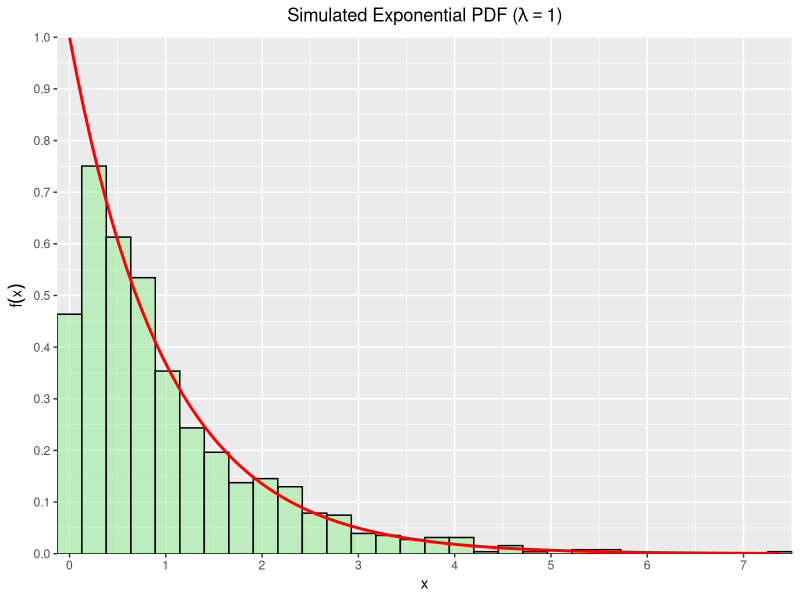
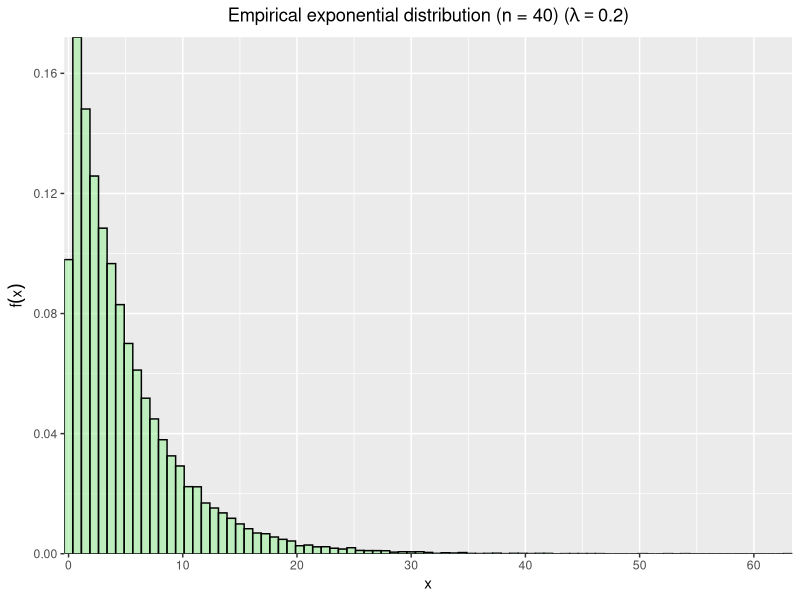
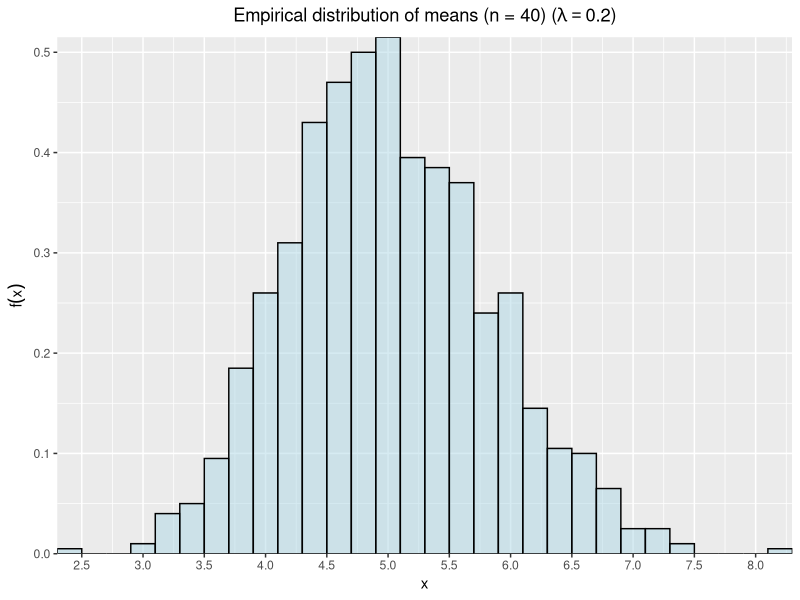

Generate these figures, in order, with R:
## ---- chunk 1
# Load required libraries
library(dplyr)
library(ggplot2)
# Set chunk options
knitr::opts_chunk$set(echo = FALSE, warning = FALSE, message = FALSE)
## ---- chunk 2
y_rexp <- data.frame(
  sim_values = rexp(n = 1000, rate = 1)
)

ggplot2::ggplot(
  y_rexp,
  aes(sim_values)
) +
  ggplot2::geom_histogram(
    aes(y = ..density..),
    bins = 30,
    col = "black",
    fill = "lightgreen",
    alpha = 0.5
  ) +
  ggplot2::stat_function(
    fun = dexp,
    args = list(rate = 1),
    linewidth = 1,
    col = "red"
  ) +
  ggplot2::scale_x_continuous(
    expand = c(0, 0),
    n.breaks = 10
  ) +
  ggplot2::scale_y_continuous(
    expand = c(0, 0),
    limits = c(0, 1),
    n.breaks = 10
  ) +
  ggplot2::labs(
    title = bquote("Simulated Exponential PDF (" * lambda == 1 * ")"),
    x = "x",
    y = expression(f(x))
  ) +
  ggplot2::theme(
    plot.title = element_text(hjust = 0.5)
  )
## ---- chunk 3
# Set seed for reproducibility
set.seed(100)
# Set parameters
lambda <- 0.2
n_sample <- 40
n_sims <- 1000
# Run 1000 simulations each generating 40 exponential random variables
df_sim <- data.frame(
  vals = c(replicate(n_sims, rexp(n = n_sample, rate = lambda)))
)
# Plot empirical distribution of simulated random numbers
ggplot2::ggplot(df_sim, aes(vals)) +
  ggplot2::geom_histogram(
    aes(y = ..density..),
    binwidth = 0.75,
    col = "black",
    fill = "lightgreen",
    alpha = 0.5
  ) +
  ggplot2::scale_x_continuous(expand = c(0, 0), n.breaks = 10) +
  ggplot2::scale_y_continuous(expand = c(0, 0), limits = c(0, NA)) +
  ggplot2::labs(
    title = bquote("Empirical exponential distribution (n = 40) (" * lambda == 0.2 * ")"),
    x = "x",
    y = expression(f(x))
  ) +
  ggplot2::theme(plot.title = element_text(hjust = 0.5))
## ---- chunk 4
# Run 1000 simulations each generating the mean of 40 exponential random variables
df_sim_means <- data.frame(
  vals = c(replicate(n_sims, mean(rexp(n = n_sample, rate = lambda))))
)
# Plot the empirical distribution of sample means
ggplot2::ggplot(df_sim_means, aes(vals)) +
  ggplot2::geom_histogram(
    aes(y = ..density..),
    binwidth = 0.20,
    col = "black",
    fill = "lightblue",
    alpha = 0.5
  ) +
  ggplot2::scale_x_continuous(expand = c(0, 0), n.breaks = 10) +
  ggplot2::scale_y_continuous(expand = c(0, 0), limits = c(0, NA)) +
  ggplot2::labs(
    title = bquote("Empirical distribution of means (n = 40) (" * lambda == 0.2 * ")"),
    x = "x",
    y = expression(f(x))
  ) +
  ggplot2::theme(plot.title = element_text(hjust = 0.5))
## ---- chunk 5

